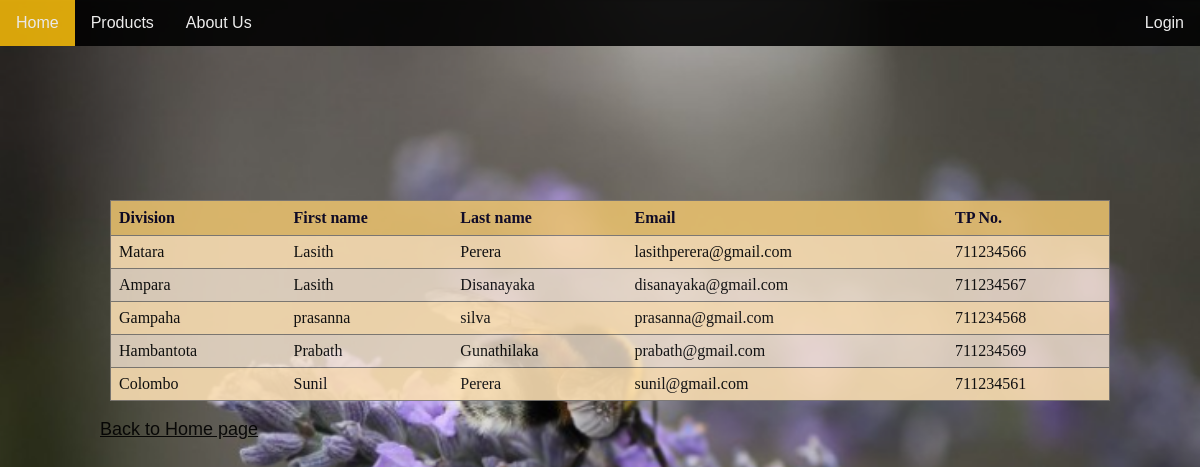
Page /src/php/contact_details.php on the earlier database version.
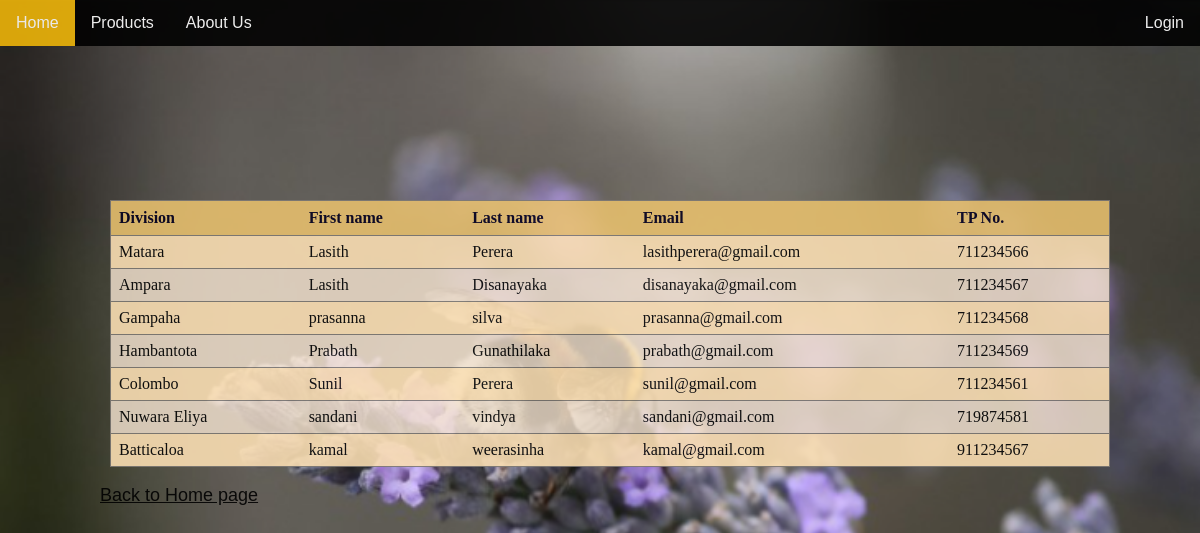
Same page on the later database version.
### tables this page shows
CREATE TABLE `div_manager` (
  `div_id` int(4) NOT NULL,
  `first_name` varchar(20) NOT NULL,
  `last_name` varchar(20) NOT NULL,
  `email` varchar(100) NOT NULL,
  `tp` int(10) NOT NULL,
  `pwd` varchar(100) NOT NULL DEFAULT 'div_man@123',
  `emp_status` varchar(25) NOT NULL DEFAULT 'Divisional_Manager',
  `division` varchar(20) NOT NULL,
  `no_employee` int(10) NOT NULL,
  `is_deleted` tinyint(1) NOT NULL DEFAULT 0
);

### src/php/contact_details.php (the view, shortened to what this page needs)
<html>
	<head>
		<link rel="stylesheet" type="text/CSS" href="../../public/css/beekeeperlogin.css">
        <link rel="stylesheet" type="text/css" href="../../public/css/homenav.css">
        <link rel="stylesheet" type="text/css" href="../../public/css/style_manager_remove_dm.css">
	</head>
	<body >
    <?php include('homenavbar.php');
    ?>
<div class="main2">
    <center>
                <table class="div_man">
                    <tr>
                        <th>Division</th>
                        <th>First name</th>
                        <th>Last name</th>
                        <th>Email</th>
                        <th>TP No.</th>
                    </tr>
                    <?php
                    $sql = "SELECT * FROM div_manager WHERE is_deleted=0;";
                    $query=mysqli_query($connection,$sql);
                    while ($result =mysqli_fetch_assoc($query)) {
                    ?>
                    <tr>
                            <td><?php echo $result['division'] ?></td>
                            <td><?php echo $result['first_name'] ?></td>
                            <td><?php echo $result['last_name'] ?></td>
                            <td><?php echo $result['email'] ?></td>
                            <td><?php echo $result['tp'] ?></td>
                    </tr>
                    <?php
                    }
                    ?>
                </table>
            </center>
         <a href="index.php">Back to Home page</a>
</div>
</body>
</html>

Differences in the rows shown:
now on this page (row edited): div_manager: division "Nuwara Eliya", first_name "sandani", last_name "vindya", email "sandani@gmail.com", tp "719874581"
added div_manager: division "Batticaloa", first_name "kamal", last_name "weerasinha", email "kamal@gmail.com", tp "911234567"
